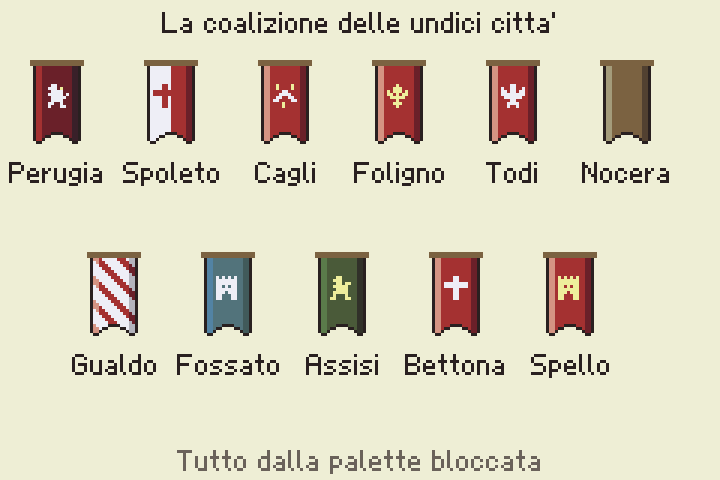

Here is the Python script that generated this plot:
"""Tavola 240x160 (x3) dei drappi delle undici citta' della coalizione, dalla palette bloccata.
Dati in coalizione.json. Richiede Pillow e stile_dati accanto.

    python tavola_coalizione.py tavola_coalizione.png
"""
import json
import os
import sys

from PIL import Image

QUI = os.path.dirname(os.path.abspath(__file__))
sys.path.insert(0, os.path.join(QUI, "..", "stile_dati", "stile"))
import stile as S  # noqa: E402

P = S.carica("palette")
F = S.carica("font")
D = json.load(open(os.path.join(QUI, "coalizione.json"), encoding="utf-8"))


def c(rif):
    return S.rgb_di(S.colore(P, list(rif)))


def tono(rif, d):
    n = len(next(r for r in P["rampe"] if r["nome"] == rif[0])["giorno"])
    return c([rif[0], max(0, min(n - 1, rif[1] + d))])


NERO = c(["legno e cuoio", 0])
img = Image.new("RGB", (240, 160), c(["pietra calcarea", 5]))
px = img.putpixel

# '#' = colore della figura, 'o' = secondo colore
FIGURE = {
    "grifo": ["..##....", ".###.o..", "..####..", ".#####.#", "..#####.", "..####..", ".##..#..", ".#...##."],
    "croce": ["...##...", "...##...", "########", "########", "...##...", "...##...", "...##...", "...##..."],
    "capriolo": [".o....o.", ".o....o.", "...##...", "..####..", ".##..##.", "##....##", "...o....", "...o...."],
    "giglio": ["...#....", "..###...", "#.###.#.", "##.#.##.", ".#####..", "...#....", "..###...", "...#...."],
    "aquila": ["...##...", "#..##..#", "##.##.##", "########", ".######.", "...##...", "..####..", "..#..#.."],
    "torre": ["#.#.#.#.", "#######.", "#######.", "##.#.##.", "#######.", "###.###.", "##...##.", "##...##."],
    "leone": ["..##....", ".###....", "..##.##.", ".#####..", "..####..", ".#####..", ".#...#..", "##...##."],
}


def testo(x, y, t, col):
    for ch in S.normalizza(F, t):
        g = F["glifi"][ch]
        for r, riga in enumerate(g):
            for k, v in enumerate(riga):
                if v == "#":
                    px((x + k, y + r), col)
        x += len(g[0]) + F["spaziatura"]


def centrato(cx, y, t, col):
    testo(cx - S.larghezza_testo(F, S.normalizza(F, t)) // 2, y, t, col)


def drappo(x0, y0, g, w=14, h=26):
    def dentro(x, y):
        if not (0 <= x < w and 0 <= y < h):
            return False
        if y >= h - 4:
            return abs(x - (w - 1) / 2) > (y - (h - 5)) * (w / 8)
        return True
    for y in range(h):
        for x in range(w):
            if not dentro(x, y):
                continue
            campo = g["campo_destro"] if g.get("campo_destro") and x >= w // 2 else g["campo"]
            if g.get("bande") and (x - y) % 8 in (0, 1, 2):
                campo = g["bande"]
            col = tono(campo, 1) if x < 2 else tono(campo, -1) if x >= w - 2 else c(campo)
            px((x0 + x, y0 + y), col)
    for y in range(-1, h + 1):
        for x in range(-1, w + 1):
            if not dentro(x, y) and any(dentro(x + a, y + b) for a, b in ((1, 0), (-1, 0), (0, 1), (0, -1))):
                px((x0 + x, y0 + y), NERO)
    for xx in range(x0 - 2, x0 + w + 2):
        for yy in (y0 - 2, y0 - 1):
            px((xx, yy), c(["legno e cuoio", 2]))
    if g.get("figura"):
        fx = x0 + 3 if not g.get("campo_destro") else x0 + 1
        for r, riga in enumerate(FIGURE[g["figura"]]):
            for k, v in enumerate(riga):
                if v == "#":
                    px((fx + k, y0 + 6 + r), c(g["figura_colore"]))
                elif v == "o":
                    px((fx + k, y0 + 6 + r), c(g.get("secondo_colore", g["figura_colore"])))


centrato(120, 2, "La coalizione delle undici citta'", NERO)
for i, cit in enumerate(D["citta"]):
    riga, col = divmod(i, 6)
    x = 12 + col * 38 + (19 if riga else 0)
    y = 22 + riga * 64
    drappo(x, y, cit["gioco"])
    centrato(x + 7, y + 30, cit["nome"].split()[0], NERO)
centrato(120, 148, "Tutto dalla palette bloccata", c(["pietra calcarea", 1]))

out = sys.argv[1] if len(sys.argv) > 1 else os.path.join(QUI, "tavola_coalizione.png")
img.resize((720, 480), Image.NEAREST).save(out)
print("scritta", out)
